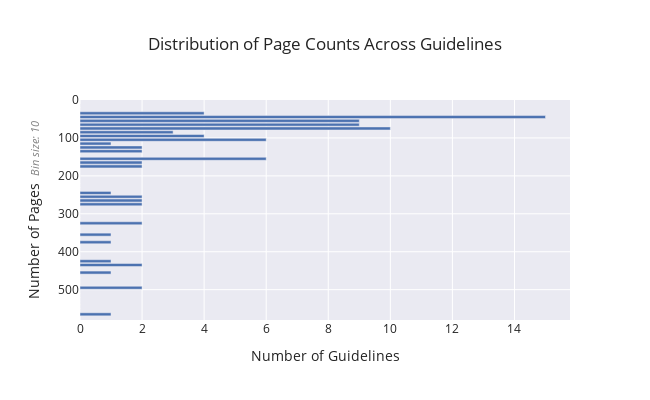

The notebook cell this image was saved under:
### Markdown cell above
Next up, we can visualize these statistics as well, starting with a visualization for the page count.

### Code cell
img__page_count = visualize_page_count(collection=dbi.get_collection(CollectionName.GUIDELINES), bin_size=10)

img__page_count.update_layout(width=screen_width, height=screen_height)
img__page_count.show()

### Figure 1 — Plotly figure (JSON) as saved in the notebook; plotly's stock layout.template omitted (floating-point values rounded to 4 significant figures)
{"data": [{"alignmentgroup": "True", "hovertemplate": "Number of Guidelines=%{x}<br>Number of Pages <span style='color: gray; font-style: italic; font-size: 8pt'> Bin size: 10</span>=%{y}<extra></extra>", "legendgroup": "", "marker": {"color": "rgb(76,114,176)", "pattern": {"shape": ""}}, "name": "", "offsetgroup": "", "orientation": "h", "showlegend": false, "textposition": "auto", "type": "bar", "x": [0, 0, 4, 15, 9, 9, 10, 3, 4, 6, 1, 2, 2, 0, 6, 2, 2, 0, 0, 0, 0, 0, 0, 1, 2, 2, 2, 0, 0, 0, 0, 2, 0, 0, 1, 0, 1, 0, 0, 0, 0, 1, 2, 0, 1, 0, 0, 0, 2, 0, 0, 0, 0, 0, 0, 1], "xaxis": "x", "y": [15, 25, 35, 45, 55, 65, 75, 85, 95, 105, 115, 125, 135, 145, 155, 165, 175, 185, 195, 205, 215, 225, 235, 245, 255, 265, 275, 285, 295, 305, 315, 325, 335, 345, 355, 365, 375, 385, 395, 405, 415, 425, 435, 445, 455, 465, 475, 485, 495, 505, 515, 525, 535, 545, 555, 565], "yaxis": "y"}], "layout": {"barmode": "relative", "height": 400, "legend": {"tracegroupgap": 0}, "title": {"text": "Distribution of Page Counts Across Guidelines"}, "width": 650, "xaxis": {"anchor": "y", "domain": [0, 1], "dtick": 2, "showgrid": true, "tickformat": "d", "tickmode": "linear", "title": {"text": "Number of Guidelines"}}, "yaxis": {"anchor": "x", "domain": [0, 1], "range": [580, 0], "showgrid": true, "title": {"text": "Number of Pages <span style='color: gray; font-style: italic; font-size: 8pt'> Bin size: 10</span>"}}}}
